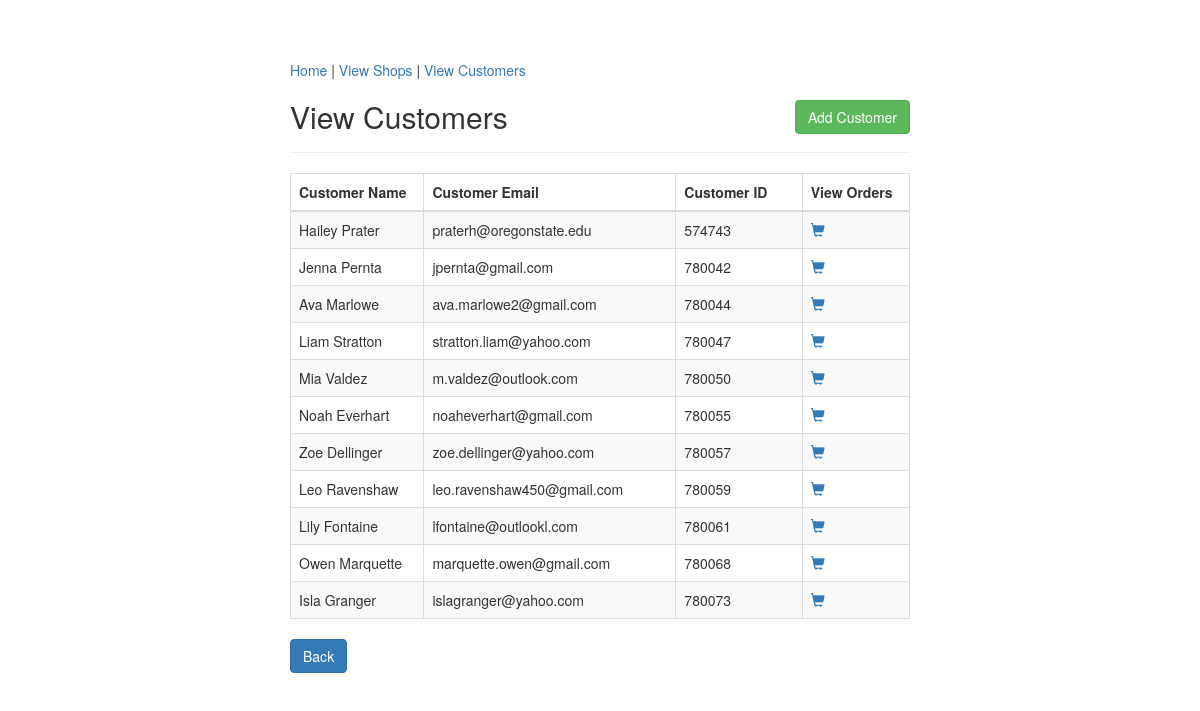
The app's page /viewCustomers.php with its own data.
### tables this page shows
CREATE TABLE `fp_customer` (
  `customer_id` int(11) NOT NULL,
  `c_name` varchar(30) NOT NULL,
  `c_email` varchar(30) NOT NULL,
  `c_address` varchar(30) NOT NULL,
  `card_number` bigint(20) NOT NULL,
  `sec_code` int(11) NOT NULL,
  `exp_date` date NOT NULL
);

### viewCustomers.php (the view, shortened to what this page needs)
<?php
    require_once "config.php";
?>
<!DOCTYPE html>
<html lang="en">
<head>
    <link rel="stylesheet" href="https://maxcdn.bootstrapcdn.com/bootstrap/3.3.7/css/bootstrap.css">
</head>
<body>
    <div class="wrapper">
        <div class="container-fluid">
            <div class="row">
                <div class="col-md-12">
                    <div class="page-header clearfix">
                        <nav>
                            <a href="index.php">Home</a> |
                            <a href="viewShops.php">View Shops</a> |
                            <a href="viewCustomers.php">View Customers</a>
                        </nav>
			<h2 class="pull-left">View Customers</h2>
			<a href="createCustomer.php" class="btn btn-success pull-right">Add Customer</a>
                    </div>
<?php
    $sql = "SELECT c_name, c_email, customer_id
			FROM fp_customer";
            if($result = mysqli_query($link, $sql)){
                if(mysqli_num_rows($result) > 0){
                    echo "<table class='table table-bordered table-striped'>";
                        echo "<thead>";
                            echo "<tr>";
                                echo "<th width=10%>Customer Name</th>";
                                echo "<th width=10%>Customer Email</th>";
                                echo "<th width=10%>Customer ID</th>";
                                echo "<th width=10%>View Orders</th>";
                            echo "</tr>";
                        echo "</thead>";
                        echo "<tbody>";
                        while($row = mysqli_fetch_array($result)){
                            echo "<tr>";
                                echo "<td>" . $row['c_name'] . "</td>";
                                echo "<td>" . $row['c_email'] . "</td>";
                                echo "<td>" . $row['customer_id'] . "</td>";
                                echo "<td>";
                                    echo "<a href='viewOrders.php?customer_id=". $row['customer_id']."&c_name=".$row['c_name']."' title='View Orders' data-toggle='tooltip'><span class='glyphicon glyphicon-shopping-cart'></span></a>";
                                echo "</td>";
                            echo "</tr>";
                        }
                        echo "</tbody>";
                    echo "</table>";
                } else{
                    echo "<p class='lead'><em>No records were found.</em></p>";
                }
            } else{
                echo "ERROR: Could not able to execute $sql. <br>" . mysqli_error($link);
            }
    echo "<p><a href='index.php' class='btn btn-primary'>Back</a></p>";
?>
    </div>
   </div>
  </div>
</div>
</body>
</html>

### viewCustomers.php (style rules this page uses)
.wrapper { width: 650px; margin: 0 auto; }
.page-header h2 { margin-top: 0; }
table tr td:last-child a { margin-right: 15px; }

### records on screen
fp_customer: c_name "Hailey Prater", c_email "praterh@oregonstate.edu", customer_id "574743"
fp_customer: c_name "Jenna Pernta", c_email "jpernta@gmail.com", customer_id "780042"
fp_customer: c_name "Ava Marlowe", c_email "ava.marlowe2@gmail.com", customer_id "780044"
fp_customer: c_name "Liam Stratton", c_email "stratton.liam@yahoo.com", customer_id "780047"
fp_customer: c_name "Mia Valdez", c_email "m.valdez@outlook.com", customer_id "780050"
fp_customer: c_name "Noah Everhart", c_email "noaheverhart@gmail.com", customer_id "780055"
fp_customer: c_name "Zoe Dellinger", c_email "zoe.dellinger@yahoo.com", customer_id "780057"
fp_customer: c_name "Leo Ravenshaw", c_email "leo.ravenshaw450@gmail.com", customer_id "780059"
fp_customer: c_name "Lily Fontaine", c_email "lfontaine@outlookl.com", customer_id "780061"
fp_customer: c_name "Owen Marquette", c_email "marquette.owen@gmail.com", customer_id "780068"
fp_customer: c_name "Isla Granger", c_email "islagranger@yahoo.com", customer_id "780073"
